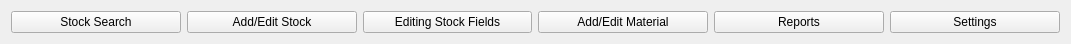
   <widget class="QWidget" name="horizontalLayoutWidget">
    <property name="geometry">
     <rect>
      <x>20</x>
      <y>10</y>
      <width>1071</width>
      <height>41</height>
     </rect>
    </property>
    <layout class="QHBoxLayout" name="horizontalLayout">
     <item>
      <widget class="QPushButton" name="pushButton">
       <property name="sizePolicy">
        <sizepolicy hsizetype="Minimum" vsizetype="Preferred">
         <horstretch>0</horstretch>
         <verstretch>0</verstretch>
        </sizepolicy>
       </property>
       <property name="styleSheet">
        <string notr="true"/>
       </property>
       <property name="text">
        <string>Stock Search</string>
       </property>
      </widget>
     </item>
     <item>
      <widget class="QPushButton" name="pushButton_3">
       <property name="sizePolicy">
        <sizepolicy hsizetype="Minimum" vsizetype="Preferred">
         <horstretch>0</horstretch>
         <verstretch>0</verstretch>
        </sizepolicy>
       </property>
       <property name="text">
        <string>Add/Edit Stock</string>
       </property>
      </widget>
     </item>
     <item>
      <widget class="QPushButton" name="pushButton_6">
       <property name="sizePolicy">
        <sizepolicy hsizetype="Minimum" vsizetype="Preferred">
         <horstretch>0</horstretch>
         <verstretch>0</verstretch>
        </sizepolicy>
       </property>
       <property name="text">
        <string>Editing Stock Fields</string>
       </property>
      </widget>
     </item>
     <item>
      <widget class="QPushButton" name="pushButton_2">
       <property name="sizePolicy">
        <sizepolicy hsizetype="Minimum" vsizetype="Preferred">
         <horstretch>0</horstretch>
         <verstretch>0</verstretch>
        </sizepolicy>
       </property>
       <property name="text">
        <string>Add/Edit Material</string>
       </property>
      </widget>
     </item>
     <item>
      <widget class="QPushButton" name="pushButton_4">
       <property name="sizePolicy">
        <sizepolicy hsizetype="Minimum" vsizetype="Preferred">
         <horstretch>0</horstretch>
         <verstretch>0</verstretch>
        </sizepolicy>
       </property>
       <property name="text">
        <string>Reports</string>
       </property>
       <property name="icon">
        <iconset resource="../icons.qrc">
         <normaloff>:/staticfiles/icons/repport.png</normaloff>:/staticfiles/icons/repport.png</iconset>
       </property>
      </widget>
     </item>
     <item>
      <widget class="QPushButton" name="pushButton_5">
       <property name="sizePolicy">
        <sizepolicy hsizetype="Minimum" vsizetype="Preferred">
         <horstretch>0</horstretch>
         <verstretch>0</verstretch>
        </sizepolicy>
       </property>
       <property name="text">
        <string>Settings</string>
       </property>
       <property name="icon">
        <iconset resource="../icons.qrc">
         <normaloff>:/staticfiles/icons/setting.png</normaloff>:/staticfiles/icons/setting.png</iconset>
       </property>
      </widget>
     </item>
    </layout>
   </widget>
